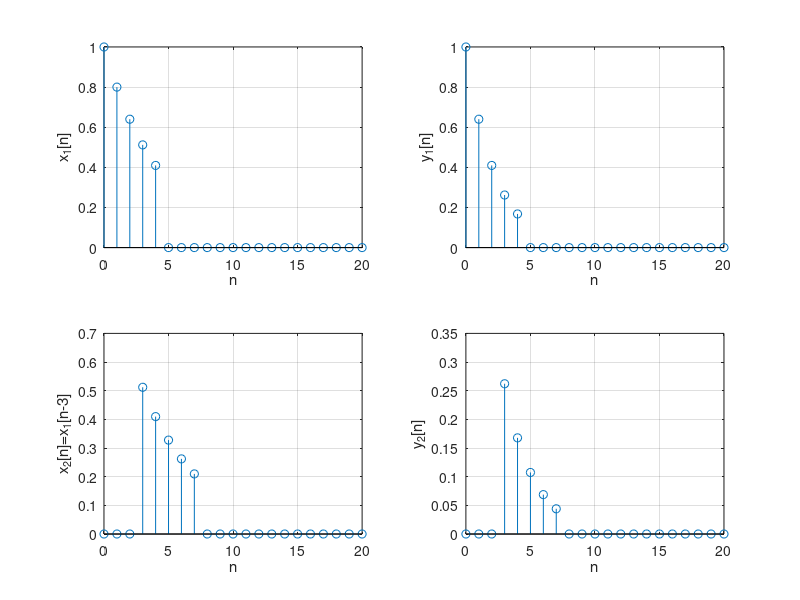
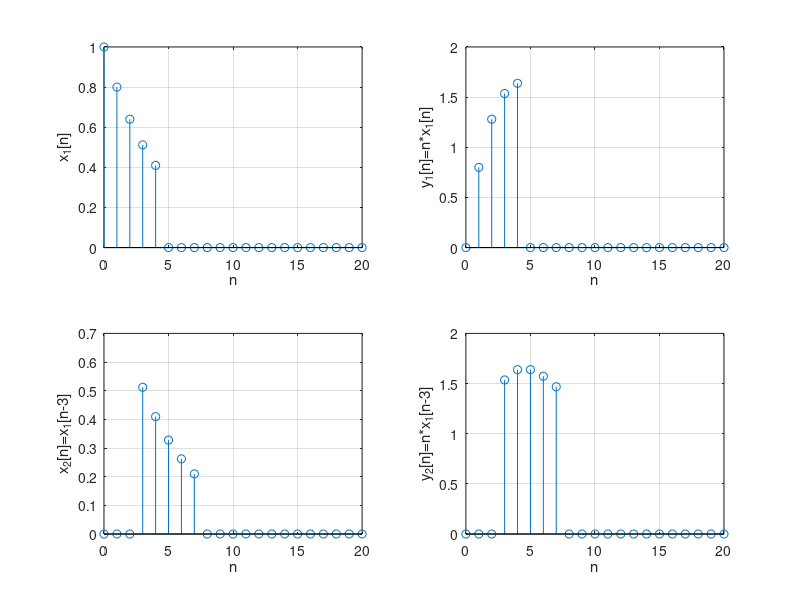

Write MATLAB code to recreate these figures, in order.
clear all,close all,clc
% Άσκηση 6
n=0:20;
p=((n>=0)&(n<5));
x1=0.8.^n.*p;
p2=((n>=3)&(n<8));
x2=0.8.^n.*p2;
figure(1)
subplot(221),stem(n,x1),grid on,xlabel('n'),ylabel('x_1[n]')
subplot(222),stem(n,x1.*x1),grid on,xlabel('n'),ylabel('y_1[n]')
subplot(223),stem(n,x2),grid on,xlabel('n'),ylabel('x_2[n]=x_1[n-3]')
subplot(224),stem(n,x2.*x2),grid on,xlabel('n'),ylabel('y_2[n]')
figure(2)
subplot(221),stem(n,x1),grid on,xlabel('n'),ylabel('x_1[n]')
subplot(222),stem(n,n.*x1),grid on,xlabel('n'),ylabel('y_1[n]=n*x_1[n]')
subplot(223),stem(n,x2),grid on,xlabel('n'),ylabel('x_2[n]=x_1[n-3]')
subplot(224),stem(n,n.*x2),grid on,xlabel('n'),ylabel('y_2[n]=n*x_1[n-3]')
